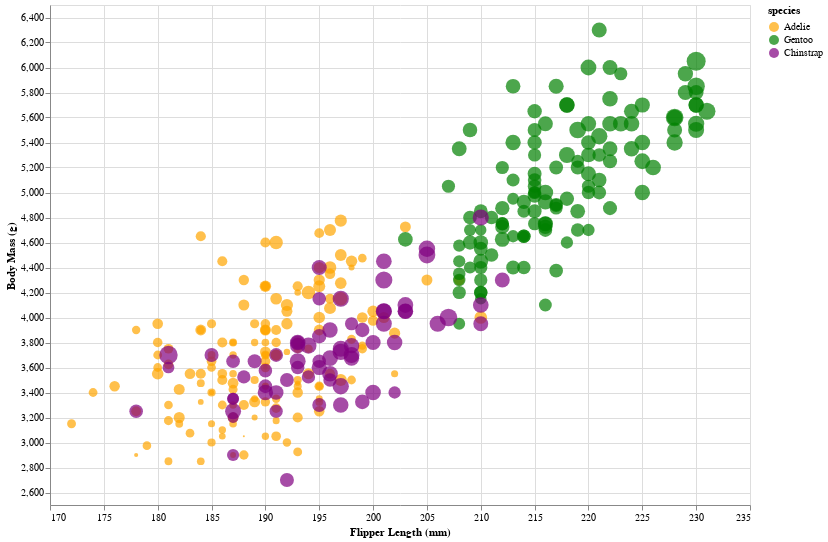

Notebook source saved alongside this figure:
### Code cell
# Normalize the bill length
min_bill_length = data["bill_length_mm"].min()
max_bill_length = data["bill_length_mm"].max()
data["normalized_bill_length"] = (data["bill_length_mm"] - min_bill_length) / (max_bill_length - min_bill_length)
data["scaled_sizes"] = data["normalized_bill_length"]

# Adjusted size calculation
data["sizes"] = data["scaled_sizes"]

# Replace NaN values in 'sizes' with a default value (0) using the fillna method
data["sizes"].fillna(0, inplace=True)  # Replace NaN with 0



# Create Altair Scatter Plot
scatter_plot = alt.Chart(data).mark_circle().encode(
    x=alt.X('flipper_length_mm', title="Flipper Length (mm)", scale=alt.Scale(domain=[170, 235])),                          
    y=alt.Y('body_mass_g', title="Body Mass (g)", scale=alt.Scale(domain=[2500, 6500])),                                   
    color=alt.Color('species:N', 
                    scale=alt.Scale(domain=list({"Adelie": "orange", "Gentoo": "green", "Chinstrap": "purple"}.keys()), 
                    range=list({"Adelie": "orange", "Gentoo": "green", "Chinstrap": "purple"}.values()))), 
    size=alt.Size('scaled_sizes', legend=None),  
    tooltip=["flipper_length_mm", "body_mass_g"]
).properties(
    width=700,
    height=500
)


# Show the plot
scatter_plot.configure_view()

### Figure 1 — Vega-Lite specification as saved in the notebook (floating-point values rounded to 4 significant figures; data arrays with more than 128 entries replaced by an {"elided": "..."} marker saying what was removed)
{"config": {"view": {"continuousWidth": 300, "continuousHeight": 300}}, "data": {"name": "data-fb45763ecb51d41e6a575862749c9095"}, "mark": {"type": "circle"}, "encoding": {"color": {"field": "species", "scale": {"domain": ["Adelie", "Gentoo", "Chinstrap"], "range": ["orange", "green", "purple"]}, "type": "nominal"}, "size": {"field": "scaled_sizes", "legend": null, "type": "quantitative"}, "tooltip": [{"field": "flipper_length_mm", "type": "quantitative"}, {"field": "body_mass_g", "type": "quantitative"}], "x": {"field": "flipper_length_mm", "scale": {"domain": [170, 235]}, "title": "Flipper Length (mm)", "type": "quantitative"}, "y": {"field": "body_mass_g", "scale": {"domain": [2500, 6500]}, "title": "Body Mass (g)", "type": "quantitative"}}, "height": 500, "width": 700, "$schema": "https://vega.github.io/schema/vega-lite/v5.16.3.json", "datasets": {"data-fb45763ecb51d41e6a575862749c9095": {"elided": "342 records"}}}
